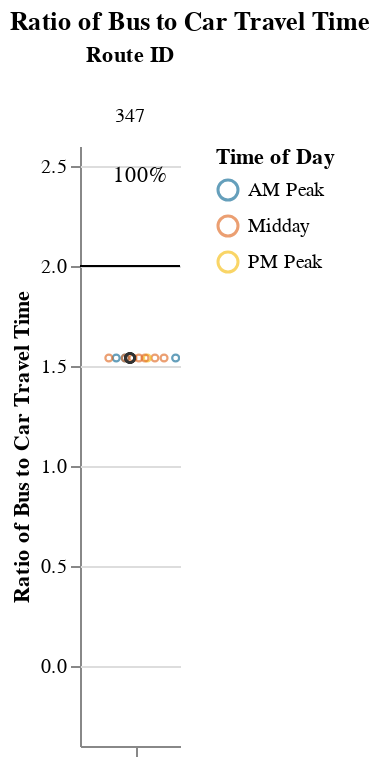
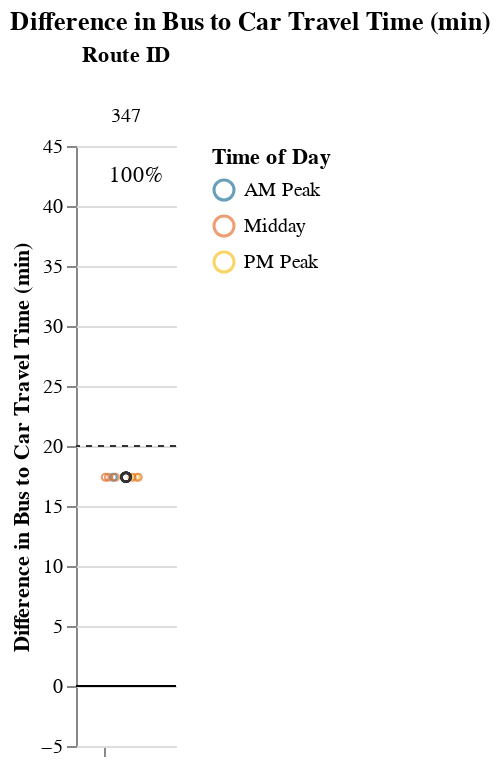

The notebook cell saved with these charts, in order:
### Markdown cell above
## Viable Competitive Routes
### Short Routes (< 1 hr)

### Code cell
# Allow for possibility that operator doesn't have routes that fall into certain route_groups
# But, jupyterbook will not like markdown with f-string
# separate out route_group and put in each cell, and use try/except + if to display...
# but all 3 route groups must be displayed. just add sentence about why no routes were returned at the end
route_group = "short"
try:
    display_charts_for_route_group(df, route_group)
except:
    print("No routes meet this criteria.")

### Figure 1 — Vega-Lite specification as saved in the notebook (floating-point values rounded to 4 significant figures)
{"config": {"view": {"continuousWidth": 400, "continuousHeight": 300, "stroke": null}, "facet": {"spacing": 0}}, "data": {"name": "data-e6d31a79e8fe7c457f065fe23d48804c"}, "facet": {"column": {"field": "route_id", "sort": ["347"], "title": "Route ID", "type": "nominal"}}, "spec": {"layer": [{"mark": "rule", "encoding": {"color": {"value": "black"}, "y": {"field": "cutoff", "type": "quantitative"}}, "selection": {"selector001": {"type": "interval", "bind": "scales", "encodings": ["x", "y"]}}}, {"mark": {"type": "point", "opacity": 0.65, "size": 12, "strokeWidth": 1.1}, "encoding": {"color": {"field": "time_of_day", "scale": {"range": ["#136C97", "#E16B26", "#F6BF16", "#00896B", "#7790A3", "#5B559C"]}, "sort": ["AM Peak", "Midday", "PM Peak", "Owl Service"], "title": "Time of Day", "type": "nominal"}, "tooltip": [{"field": "route_id", "type": "nominal"}, {"field": "trip_id", "type": "nominal"}, {"field": "service_hours", "type": "quantitative"}, {"field": "car_duration_hours", "type": "quantitative"}, {"field": "bus_multiplier", "type": "quantitative"}, {"field": "bus_difference", "type": "quantitative"}, {"field": "num_trips", "type": "quantitative"}, {"field": "num_competitive", "type": "quantitative"}, {"field": "pct_trips_competitive", "type": "quantitative"}, {"field": "p25", "type": "quantitative"}, {"field": "p50", "type": "quantitative"}, {"field": "p75", "type": "quantitative"}], "x": {"axis": {"grid": false, "labels": false, "ticks": true, "values": [0]}, "field": "jitter", "scale": {}, "title": null, "type": "quantitative"}, "y": {"field": "bus_multiplier", "scale": {"domain": [-0.25, 2.5]}, "title": "Ratio of Bus to Car Travel Time", "type": "quantitative"}}, "transform": [{"calculate": "sqrt(-2*log(random()))*cos(2*PI*random())", "as": "jitter"}], "width": 50}, {"layer": [{"mark": {"type": "point", "opacity": 0.6, "size": 20, "strokeWidth": 1.3}, "encoding": {"color": {"value": "#323434"}, "y": {"field": "bus_multiplier", "type": "quantitative"}}, "transform": [{"filter": "(datum.p50_trip === 1)"}]}, {"mark": {"type": "text", "align": "center", "baseline": "middle"}, "encoding": {"color": {"value": "black"}, "text": {"field": "pct_trips_competitive", "format": ".0%", "type": "quantitative"}, "tooltip": [{"field": "route_id", "type": "nominal"}, {"field": "trip_id", "type": "nominal"}, {"field": "service_hours", "type": "quantitative"}, {"field": "car_duration_hours", "type": "quantitative"}, {"field": "bus_multiplier", "type": "quantitative"}, {"field": "bus_difference", "type": "quantitative"}, {"field": "num_trips", "type": "quantitative"}, {"field": "num_competitive", "type": "quantitative"}, {"field": "pct_trips_competitive", "type": "quantitative"}, {"field": "p25", "type": "quantitative"}, {"field": "p50", "type": "quantitative"}, {"field": "p75", "type": "quantitative"}], "x": {"value": 30}, "y": {"value": 15}}, "transform": [{"calculate": "sqrt(-2*log(random()))*cos(2*PI*random())", "as": "jitter"}, {"filter": "(datum.fastest_trip === 1)"}]}]}]}, "resolve": {"scale": {"y": "shared"}}, "title": "Ratio of Bus to Car Travel Time", "$schema": "https://vega.github.io/schema/vega-lite/v4.17.0.json", "datasets": {"data-e6d31a79e8fe7c457f065fe23d48804c": [{"calitp_itp_id": 212, "trip_key": -50751044547860722, "trip_id": "t_869617_b_489_tn_0", "shape_id": "p_273", "route_id": "347", "service_hours": 0.83, "trip_first_departure_ts": 25200, "trip_last_arrival_ts": 28200, "departure_hour": 7, "time_of_day": "AM Peak", "p25": 0.83, "p50": 0.83, "p75": 0.83, "p50_trip": 1, "fastest_trip": 0, "car_duration_hours": 0.54, "competitive_route": 1, "bus_multiplier": 1.54, "bus_difference": 17.4, "num_trips": 11, "num_competitive": 11, "pct_trips_competitive": 1.0, "bus_difference_spread": 0.0, "route_group": "short", "max_trip_hrs": 0.83, "max_trip_route_group": 0.92, "name": "Morongo Band of Mission Indians", "caltrans_district": "08 - San Bernardino", "drmt_organization_name": null, "cutoff2": 20, "cutoff": 2}, {"calitp_itp_id": 212, "trip_key": 6565985030843497917, "trip_id": "t_869626_b_489_tn_0", "shape_id": "p_273", "route_id": "347", "service_hours": 0.83, "trip_first_departure_ts": 57600, "trip_last_arrival_ts": 60600, "departure_hour": 16, "time_of_day": "Midday", "p25": 0.83, "p50": 0.83, "p75": 0.83, "p50_trip": 1, "fastest_trip": 0, "car_duration_hours": 0.54, "competitive_route": 1, "bus_multiplier": 1.54, "bus_difference": 17.4, "num_trips": 11, "num_competitive": 11, "pct_trips_competitive": 1.0, "bus_difference_spread": 0.0, "route_group": "short", "max_trip_hrs": 0.83, "max_trip_route_group": 0.92, "name": "Morongo Band of Mission Indians", "caltrans_district": "08 - San Bernardino", "drmt_organization_name": null, "cutoff2": 20, "cutoff": 2}, {"calitp_itp_id": 212, "trip_key": -4816877801510912999, "trip_id": "t_869625_b_489_tn_0", "shape_id": "p_273", "route_id": "347", "service_hours": 0.83, "trip_first_departure_ts": 54000, "trip_last_arrival_ts": 57000, "departure_hour": 15, "time_of_day": "Midday", "p25": 0.83, "p50": 0.83, "p75": 0.83, "p50_trip": 1, "fastest_trip": 0, "car_duration_hours": 0.54, "competitive_route": 1, "bus_multiplier": 1.54, "bus_difference": 17.4, "num_trips": 11, "num_competitive": 11, "pct_trips_competitive": 1.0, "bus_difference_spread": 0.0, "route_group": "short", "max_trip_hrs": 0.83, "max_trip_route_group": 0.92, "name": "Morongo Band of Mission Indians", "caltrans_district": "08 - San Bernardino", "drmt_organization_name": null, "cutoff2": 20, "cutoff": 2}, {"calitp_itp_id": 212, "trip_key": 134933156221590924, "trip_id": "t_869618_b_489_tn_0", "shape_id": "p_273", "route_id": "347", "service_hours": 0.83, "trip_first_departure_ts": 28800, "trip_last_arrival_ts": 31800, "departure_hour": 8, "time_of_day": "AM Peak", "p25": 0.83, "p50": 0.83, "p75": 0.83, "p50_trip": 1, "fastest_trip": 0, "car_duration_hours": 0.54, "competitive_route": 1, "bus_multiplier": 1.54, "bus_difference": 17.4, "num_trips": 11, "num_competitive": 11, "pct_trips_competitive": 1.0, "bus_difference_spread": 0.0, "route_group": "short", "max_trip_hrs": 0.83, "max_trip_route_group": 0.92, "name": "Morongo Band of Mission Indians", "caltrans_district": "08 - San Bernardino", "drmt_organization_name": null, "cutoff2": 20, "cutoff": 2}, {"calitp_itp_id": 212, "trip_key": 6524374184765815018, "trip_id": "t_869627_b_489_tn_0", "shape_id": "p_273", "route_id": "347", "service_hours": 0.83, "trip_first_departure_ts": 61200, "trip_last_arrival_ts": 64200, "departure_hour": 17, "time_of_day": "PM Peak", "p25": 0.83, "p50": 0.83, "p75": 0.83, "p50_trip": 1, "fastest_trip": 1, "car_duration_hours": 0.54, "competitive_route": 1, "bus_multiplier": 1.54, "bus_difference": 17.4, "num_trips": 11, "num_competitive": 11, "pct_trips_competitive": 1.0, "bus_difference_spread": 0.0, "route_group": "short", "max_trip_hrs": 0.83, "max_trip_route_group": 0.92, "name": "Morongo Band of Mission Indians", "caltrans_district": "08 - San Bernardino", "drmt_organization_name": null, "cutoff2": 20, "cutoff": 2}, {"calitp_itp_id": 212, "trip_key": 279715188915178658, "trip_id": "t_869619_b_489_tn_0", "shape_id": "p_273", "route_id": "347", "service_hours": 0.83, "trip_first_departure_ts": 32400, "trip_last_arrival_ts": 35400, "departure_hour": 9, "time_of_day": "AM Peak", "p25": 0.83, "p50": 0.83, "p75": 0.83, "p50_trip": 1, "fastest_trip": 0, "car_duration_hours": 0.54, "competitive_route": 1, "bus_multiplier": 1.54, "bus_difference": 17.4, "num_trips": 11, "num_competitive": 11, "pct_trips_competitive": 1.0, "bus_difference_spread": 0.0, "route_group": "short", "max_trip_hrs": 0.83, "max_trip_route_group": 0.92, "name": "Morongo Band of Mission Indians", "caltrans_district": "08 - San Bernardino", "drmt_organization_name": null, "cutoff2": 20, "cutoff": 2}, {"calitp_itp_id": 212, "trip_key": 6246359231528304994, "trip_id": "t_869624_b_489_tn_0", "shape_id": "p_273", "route_id": "347", "service_hours": 0.83, "trip_first_departure_ts": 50400, "trip_last_arrival_ts": 53400, "departure_hour": 14, "time_of_day": "Midday", "p25": 0.83, "p50": 0.83, "p75": 0.83, "p50_trip": 1, "fastest_trip": 0, "car_duration_hours": 0.54, "competitive_route": 1, "bus_multiplier": 1.54, "bus_difference": 17.4, "num_trips": 11, "num_competitive": 11, "pct_trips_competitive": 1.0, "bus_difference_spread": 0.0, "route_group": "short", "max_trip_hrs": 0.83, "max_trip_route_group": 0.92, "name": "Morongo Band of Mission Indians", "caltrans_district": "08 - San Bernardino", "drmt_organization_name": null, "cutoff2": 20, "cutoff": 2}, {"calitp_itp_id": 212, "trip_key": -7823840397146035109, "trip_id": "t_869622_b_489_tn_0", "shape_id": "p_273", "route_id": "347", "service_hours": 0.83, "trip_first_departure_ts": 43200, "trip_last_arrival_ts": 46200, "departure_hour": 12, "time_of_day": "Midday", "p25": 0.83, "p50": 0.83, "p75": 0.83, "p50_trip": 1, "fastest_trip": 0, "car_duration_hours": 0.54, "competitive_route": 1, "bus_multiplier": 1.54, "bus_difference": 17.4, "num_trips": 11, "num_competitive": 11, "pct_trips_competitive": 1.0, "bus_difference_spread": 0.0, "route_group": "short", "max_trip_hrs": 0.83, "max_trip_route_group": 0.92, "name": "Morongo Band of Mission Indians", "caltrans_district": "08 - San Bernardino", "drmt_organization_name": null, "cutoff2": 20, "cutoff": 2}, {"calitp_itp_id": 212, "trip_key": 4418619400551468545, "trip_id": "t_869623_b_489_tn_0", "shape_id": "p_273", "route_id": "347", "service_hours": 0.83, "trip_first_departure_ts": 46800, "trip_last_arrival_ts": 49800, "departure_hour": 13, "time_of_day": "Midday", "p25": 0.83, "p50": 0.83, "p75": 0.83, "p50_trip": 1, "fastest_trip": 0, "car_duration_hours": 0.54, "competitive_route": 1, "bus_multiplier": 1.54, "bus_difference": 17.4, "num_trips": 11, "num_competitive": 11, "pct_trips_competitive": 1.0, "bus_difference_spread": 0.0, "route_group": "short", "max_trip_hrs": 0.83, "max_trip_route_group": 0.92, "name": "Morongo Band of Mission Indians", "caltrans_district": "08 - San Bernardino", "drmt_organization_name": null, "cutoff2": 20, "cutoff": 2}, {"calitp_itp_id": 212, "trip_key": -2994078164148274936, "trip_id": "t_869621_b_489_tn_0", "shape_id": "p_273", "route_id": "347", "service_hours": 0.83, "trip_first_departure_ts": 39600, "trip_last_arrival_ts": 42600, "departure_hour": 11, "time_of_day": "Midday", "p25": 0.83, "p50": 0.83, "p75": 0.83, "p50_trip": 1, "fastest_trip": 0, "car_duration_hours": 0.54, "competitive_route": 1, "bus_multiplier": 1.54, "bus_difference": 17.4, "num_trips": 11, "num_competitive": 11, "pct_trips_competitive": 1.0, "bus_difference_spread": 0.0, "route_group": "short", "max_trip_hrs": 0.83, "max_trip_route_group": 0.92, "name": "Morongo Band of Mission Indians", "caltrans_district": "08 - San Bernardino", "drmt_organization_name": null, "cutoff2": 20, "cutoff": 2}, {"calitp_itp_id": 212, "trip_key": -5509352696499390412, "trip_id": "t_869620_b_489_tn_0", "shape_id": "p_273", "route_id": "347", "service_hours": 0.83, "trip_first_departure_ts": 36000, "trip_last_arrival_ts": 39000, "departure_hour": 10, "time_of_day": "Midday", "p25": 0.83, "p50": 0.83, "p75": 0.83, "p50_trip": 1, "fastest_trip": 0, "car_duration_hours": 0.54, "competitive_route": 1, "bus_multiplier": 1.54, "bus_difference": 17.4, "num_trips": 11, "num_competitive": 11, "pct_trips_competitive": 1.0, "bus_difference_spread": 0.0, "route_group": "short", "max_trip_hrs": 0.83, "max_trip_route_group": 0.92, "name": "Morongo Band of Mission Indians", "caltrans_district": "08 - San Bernardino", "drmt_organization_name": null, "cutoff2": 20, "cutoff": 2}]}}

### Figure 2 — Vega-Lite specification as saved in the notebook (floating-point values rounded to 4 significant figures)
{"config": {"view": {"continuousWidth": 400, "continuousHeight": 300, "stroke": null}, "facet": {"spacing": 0}}, "data": {"name": "data-c872270d33363462c12f5d1da631137d"}, "facet": {"column": {"field": "route_id", "sort": ["347"], "title": "Route ID", "type": "nominal"}}, "spec": {"layer": [{"mark": "rule", "encoding": {"color": {"value": "black"}, "y": {"field": "cutoff", "type": "quantitative"}}, "selection": {"selector002": {"type": "interval", "bind": "scales", "encodings": ["x", "y"]}}}, {"mark": {"type": "rule", "strokeDash": [3, 3]}, "encoding": {"color": {"value": "#323434"}, "y": {"field": "cutoff2", "type": "quantitative"}}}, {"mark": {"type": "point", "opacity": 0.65, "size": 12, "strokeWidth": 1.1}, "encoding": {"color": {"field": "time_of_day", "scale": {"range": ["#136C97", "#E16B26", "#F6BF16", "#00896B", "#7790A3", "#5B559C"]}, "sort": ["AM Peak", "Midday", "PM Peak", "Owl Service"], "title": "Time of Day", "type": "nominal"}, "tooltip": [{"field": "route_id", "type": "nominal"}, {"field": "trip_id", "type": "nominal"}, {"field": "service_hours", "type": "quantitative"}, {"field": "car_duration_hours", "type": "quantitative"}, {"field": "bus_multiplier", "type": "quantitative"}, {"field": "bus_difference", "type": "quantitative"}, {"field": "num_trips", "type": "quantitative"}, {"field": "num_competitive", "type": "quantitative"}, {"field": "pct_trips_competitive", "type": "quantitative"}, {"field": "p25", "type": "quantitative"}, {"field": "p50", "type": "quantitative"}, {"field": "p75", "type": "quantitative"}], "x": {"axis": {"grid": false, "labels": false, "ticks": true, "values": [0]}, "field": "jitter", "scale": {}, "title": null, "type": "quantitative"}, "y": {"field": "bus_difference", "scale": {"domain": [-5, 42.0]}, "title": "Difference in Bus to Car Travel Time (min)", "type": "quantitative"}}, "transform": [{"calculate": "sqrt(-2*log(random()))*cos(2*PI*random())", "as": "jitter"}], "width": 50}, {"layer": [{"mark": {"type": "point", "opacity": 0.6, "size": 20, "strokeWidth": 1.3}, "encoding": {"color": {"value": "#323434"}, "y": {"field": "bus_difference", "type": "quantitative"}}, "transform": [{"filter": "(datum.p50_trip === 1)"}]}, {"mark": {"type": "text", "align": "center", "baseline": "middle"}, "encoding": {"color": {"value": "black"}, "text": {"field": "pct_trips_competitive", "format": ".0%", "type": "quantitative"}, "tooltip": [{"field": "route_id", "type": "nominal"}, {"field": "trip_id", "type": "nominal"}, {"field": "service_hours", "type": "quantitative"}, {"field": "car_duration_hours", "type": "quantitative"}, {"field": "bus_multiplier", "type": "quantitative"}, {"field": "bus_difference", "type": "quantitative"}, {"field": "num_trips", "type": "quantitative"}, {"field": "num_competitive", "type": "quantitative"}, {"field": "pct_trips_competitive", "type": "quantitative"}, {"field": "p25", "type": "quantitative"}, {"field": "p50", "type": "quantitative"}, {"field": "p75", "type": "quantitative"}], "x": {"value": 30}, "y": {"value": 15}}, "transform": [{"calculate": "sqrt(-2*log(random()))*cos(2*PI*random())", "as": "jitter"}, {"filter": "(datum.fastest_trip === 1)"}]}]}]}, "resolve": {"scale": {"y": "shared"}}, "title": "Difference in Bus to Car Travel Time (min)", "$schema": "https://vega.github.io/schema/vega-lite/v4.17.0.json", "datasets": {"data-c872270d33363462c12f5d1da631137d": [{"calitp_itp_id": 212, "trip_key": -50751044547860722, "trip_id": "t_869617_b_489_tn_0", "shape_id": "p_273", "route_id": "347", "service_hours": 0.83, "trip_first_departure_ts": 25200, "trip_last_arrival_ts": 28200, "departure_hour": 7, "time_of_day": "AM Peak", "p25": 0.83, "p50": 0.83, "p75": 0.83, "p50_trip": 1, "fastest_trip": 0, "car_duration_hours": 0.54, "competitive_route": 1, "bus_multiplier": 1.54, "bus_difference": 17.4, "num_trips": 11, "num_competitive": 11, "pct_trips_competitive": 1.0, "bus_difference_spread": 0.0, "route_group": "short", "max_trip_hrs": 0.83, "max_trip_route_group": 0.92, "name": "Morongo Band of Mission Indians", "caltrans_district": "08 - San Bernardino", "drmt_organization_name": null, "cutoff2": 20, "cutoff": 0}, {"calitp_itp_id": 212, "trip_key": 6565985030843497917, "trip_id": "t_869626_b_489_tn_0", "shape_id": "p_273", "route_id": "347", "service_hours": 0.83, "trip_first_departure_ts": 57600, "trip_last_arrival_ts": 60600, "departure_hour": 16, "time_of_day": "Midday", "p25": 0.83, "p50": 0.83, "p75": 0.83, "p50_trip": 1, "fastest_trip": 0, "car_duration_hours": 0.54, "competitive_route": 1, "bus_multiplier": 1.54, "bus_difference": 17.4, "num_trips": 11, "num_competitive": 11, "pct_trips_competitive": 1.0, "bus_difference_spread": 0.0, "route_group": "short", "max_trip_hrs": 0.83, "max_trip_route_group": 0.92, "name": "Morongo Band of Mission Indians", "caltrans_district": "08 - San Bernardino", "drmt_organization_name": null, "cutoff2": 20, "cutoff": 0}, {"calitp_itp_id": 212, "trip_key": -4816877801510912999, "trip_id": "t_869625_b_489_tn_0", "shape_id": "p_273", "route_id": "347", "service_hours": 0.83, "trip_first_departure_ts": 54000, "trip_last_arrival_ts": 57000, "departure_hour": 15, "time_of_day": "Midday", "p25": 0.83, "p50": 0.83, "p75": 0.83, "p50_trip": 1, "fastest_trip": 0, "car_duration_hours": 0.54, "competitive_route": 1, "bus_multiplier": 1.54, "bus_difference": 17.4, "num_trips": 11, "num_competitive": 11, "pct_trips_competitive": 1.0, "bus_difference_spread": 0.0, "route_group": "short", "max_trip_hrs": 0.83, "max_trip_route_group": 0.92, "name": "Morongo Band of Mission Indians", "caltrans_district": "08 - San Bernardino", "drmt_organization_name": null, "cutoff2": 20, "cutoff": 0}, {"calitp_itp_id": 212, "trip_key": 134933156221590924, "trip_id": "t_869618_b_489_tn_0", "shape_id": "p_273", "route_id": "347", "service_hours": 0.83, "trip_first_departure_ts": 28800, "trip_last_arrival_ts": 31800, "departure_hour": 8, "time_of_day": "AM Peak", "p25": 0.83, "p50": 0.83, "p75": 0.83, "p50_trip": 1, "fastest_trip": 0, "car_duration_hours": 0.54, "competitive_route": 1, "bus_multiplier": 1.54, "bus_difference": 17.4, "num_trips": 11, "num_competitive": 11, "pct_trips_competitive": 1.0, "bus_difference_spread": 0.0, "route_group": "short", "max_trip_hrs": 0.83, "max_trip_route_group": 0.92, "name": "Morongo Band of Mission Indians", "caltrans_district": "08 - San Bernardino", "drmt_organization_name": null, "cutoff2": 20, "cutoff": 0}, {"calitp_itp_id": 212, "trip_key": 6524374184765815018, "trip_id": "t_869627_b_489_tn_0", "shape_id": "p_273", "route_id": "347", "service_hours": 0.83, "trip_first_departure_ts": 61200, "trip_last_arrival_ts": 64200, "departure_hour": 17, "time_of_day": "PM Peak", "p25": 0.83, "p50": 0.83, "p75": 0.83, "p50_trip": 1, "fastest_trip": 1, "car_duration_hours": 0.54, "competitive_route": 1, "bus_multiplier": 1.54, "bus_difference": 17.4, "num_trips": 11, "num_competitive": 11, "pct_trips_competitive": 1.0, "bus_difference_spread": 0.0, "route_group": "short", "max_trip_hrs": 0.83, "max_trip_route_group": 0.92, "name": "Morongo Band of Mission Indians", "caltrans_district": "08 - San Bernardino", "drmt_organization_name": null, "cutoff2": 20, "cutoff": 0}, {"calitp_itp_id": 212, "trip_key": 279715188915178658, "trip_id": "t_869619_b_489_tn_0", "shape_id": "p_273", "route_id": "347", "service_hours": 0.83, "trip_first_departure_ts": 32400, "trip_last_arrival_ts": 35400, "departure_hour": 9, "time_of_day": "AM Peak", "p25": 0.83, "p50": 0.83, "p75": 0.83, "p50_trip": 1, "fastest_trip": 0, "car_duration_hours": 0.54, "competitive_route": 1, "bus_multiplier": 1.54, "bus_difference": 17.4, "num_trips": 11, "num_competitive": 11, "pct_trips_competitive": 1.0, "bus_difference_spread": 0.0, "route_group": "short", "max_trip_hrs": 0.83, "max_trip_route_group": 0.92, "name": "Morongo Band of Mission Indians", "caltrans_district": "08 - San Bernardino", "drmt_organization_name": null, "cutoff2": 20, "cutoff": 0}, {"calitp_itp_id": 212, "trip_key": 6246359231528304994, "trip_id": "t_869624_b_489_tn_0", "shape_id": "p_273", "route_id": "347", "service_hours": 0.83, "trip_first_departure_ts": 50400, "trip_last_arrival_ts": 53400, "departure_hour": 14, "time_of_day": "Midday", "p25": 0.83, "p50": 0.83, "p75": 0.83, "p50_trip": 1, "fastest_trip": 0, "car_duration_hours": 0.54, "competitive_route": 1, "bus_multiplier": 1.54, "bus_difference": 17.4, "num_trips": 11, "num_competitive": 11, "pct_trips_competitive": 1.0, "bus_difference_spread": 0.0, "route_group": "short", "max_trip_hrs": 0.83, "max_trip_route_group": 0.92, "name": "Morongo Band of Mission Indians", "caltrans_district": "08 - San Bernardino", "drmt_organization_name": null, "cutoff2": 20, "cutoff": 0}, {"calitp_itp_id": 212, "trip_key": -7823840397146035109, "trip_id": "t_869622_b_489_tn_0", "shape_id": "p_273", "route_id": "347", "service_hours": 0.83, "trip_first_departure_ts": 43200, "trip_last_arrival_ts": 46200, "departure_hour": 12, "time_of_day": "Midday", "p25": 0.83, "p50": 0.83, "p75": 0.83, "p50_trip": 1, "fastest_trip": 0, "car_duration_hours": 0.54, "competitive_route": 1, "bus_multiplier": 1.54, "bus_difference": 17.4, "num_trips": 11, "num_competitive": 11, "pct_trips_competitive": 1.0, "bus_difference_spread": 0.0, "route_group": "short", "max_trip_hrs": 0.83, "max_trip_route_group": 0.92, "name": "Morongo Band of Mission Indians", "caltrans_district": "08 - San Bernardino", "drmt_organization_name": null, "cutoff2": 20, "cutoff": 0}, {"calitp_itp_id": 212, "trip_key": 4418619400551468545, "trip_id": "t_869623_b_489_tn_0", "shape_id": "p_273", "route_id": "347", "service_hours": 0.83, "trip_first_departure_ts": 46800, "trip_last_arrival_ts": 49800, "departure_hour": 13, "time_of_day": "Midday", "p25": 0.83, "p50": 0.83, "p75": 0.83, "p50_trip": 1, "fastest_trip": 0, "car_duration_hours": 0.54, "competitive_route": 1, "bus_multiplier": 1.54, "bus_difference": 17.4, "num_trips": 11, "num_competitive": 11, "pct_trips_competitive": 1.0, "bus_difference_spread": 0.0, "route_group": "short", "max_trip_hrs": 0.83, "max_trip_route_group": 0.92, "name": "Morongo Band of Mission Indians", "caltrans_district": "08 - San Bernardino", "drmt_organization_name": null, "cutoff2": 20, "cutoff": 0}, {"calitp_itp_id": 212, "trip_key": -2994078164148274936, "trip_id": "t_869621_b_489_tn_0", "shape_id": "p_273", "route_id": "347", "service_hours": 0.83, "trip_first_departure_ts": 39600, "trip_last_arrival_ts": 42600, "departure_hour": 11, "time_of_day": "Midday", "p25": 0.83, "p50": 0.83, "p75": 0.83, "p50_trip": 1, "fastest_trip": 0, "car_duration_hours": 0.54, "competitive_route": 1, "bus_multiplier": 1.54, "bus_difference": 17.4, "num_trips": 11, "num_competitive": 11, "pct_trips_competitive": 1.0, "bus_difference_spread": 0.0, "route_group": "short", "max_trip_hrs": 0.83, "max_trip_route_group": 0.92, "name": "Morongo Band of Mission Indians", "caltrans_district": "08 - San Bernardino", "drmt_organization_name": null, "cutoff2": 20, "cutoff": 0}, {"calitp_itp_id": 212, "trip_key": -5509352696499390412, "trip_id": "t_869620_b_489_tn_0", "shape_id": "p_273", "route_id": "347", "service_hours": 0.83, "trip_first_departure_ts": 36000, "trip_last_arrival_ts": 39000, "departure_hour": 10, "time_of_day": "Midday", "p25": 0.83, "p50": 0.83, "p75": 0.83, "p50_trip": 1, "fastest_trip": 0, "car_duration_hours": 0.54, "competitive_route": 1, "bus_multiplier": 1.54, "bus_difference": 17.4, "num_trips": 11, "num_competitive": 11, "pct_trips_competitive": 1.0, "bus_difference_spread": 0.0, "route_group": "short", "max_trip_hrs": 0.83, "max_trip_route_group": 0.92, "name": "Morongo Band of Mission Indians", "caltrans_district": "08 - San Bernardino", "drmt_organization_name": null, "cutoff2": 20, "cutoff": 0}]}}
